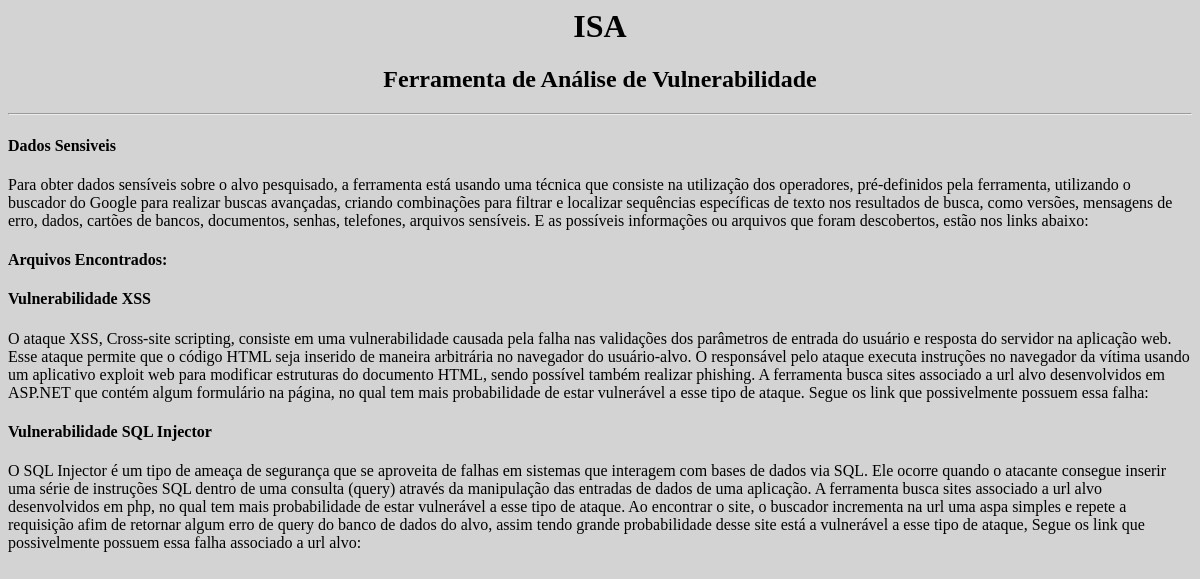
/dados/1/, run on an earlier commit of the app's database.
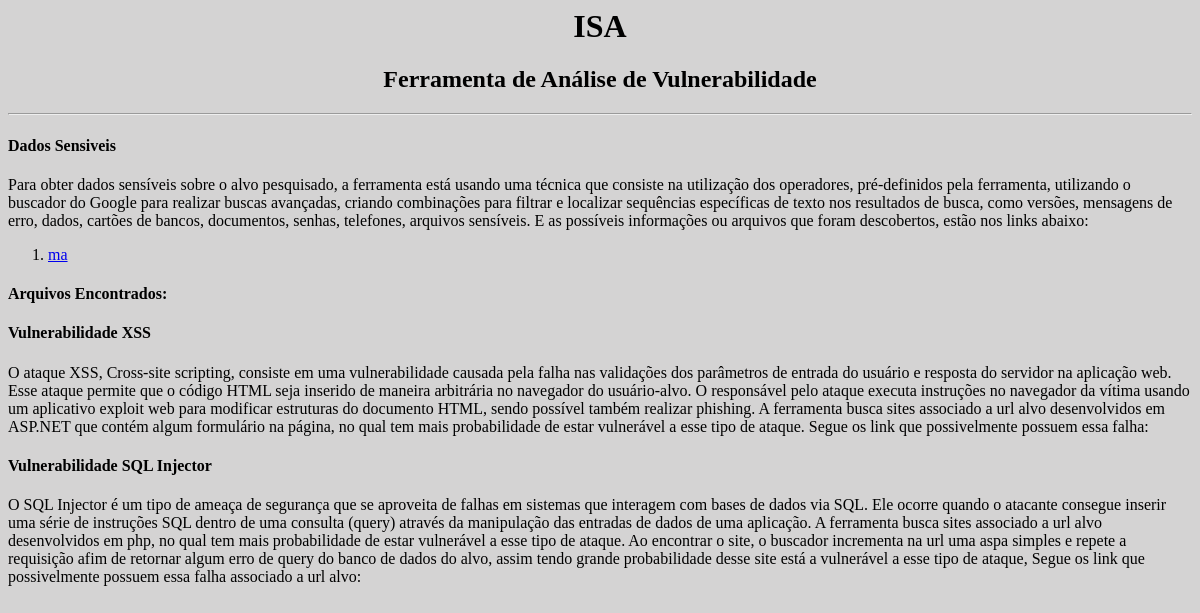
And on a later commit of the database.
### ISecurityA/models.py (models this page shows)
class DadosSensiveis(models.Model):
    TIPO_VULNERABILIDADE = (
        ('1', 'DADOS SENSIVEIS'),
        ('2', 'XSS'),
        ('3', 'SQL INJECTOR'),
        ('4', 'FILES')
        )
    search_date = models.DateField(auto_now=True)
    link = models.CharField(max_length=500)
    tipo_vulnerabilidade = models.CharField(
        'Vulnerabilidade',
        max_length=20,
        choices=TIPO_VULNERABILIDADE)
    url_primary_id = models.ForeignKey(
        Search,
        on_delete=models.CASCADE,
        null=True)
    def __str__(self):
        caminho = self.link.split("/")[2]
        hostname = caminho.split('.')[1]
        return hostname

### ISecurityA/views.py (the view)
# urls.py: path('dados/<int:pk>/', views.dados_sensiveis, name='dados_sensiveis'),
def dados_sensiveis(request, pk):
    dados_sensiveis_list = DadosSensiveis.objects.filter(
        url_primary_id=pk,
        tipo_vulnerabilidade=1
        )
    xss = DadosSensiveis.objects.filter(
        url_primary_id=pk,
        tipo_vulnerabilidade=2)
    sql = DadosSensiveis.objects.filter(
        url_primary_id=pk,
        tipo_vulnerabilidade=3)
    docs = DadosSensiveis.objects.filter(
        url_primary_id=pk,
        tipo_vulnerabilidade=4)
    context = {
        'dados_sensiveis_list': dados_sensiveis_list,
        'xss_list': xss,
        'sql_list': sql,
        'docs_list': docs}
    return render(request, 'dados_sensiveis.html', context)

### ISecurityA/templates/dados_sensiveis.html (shortened to what this page needs)
{% extends "base.html" %}
{% block content %}
<h4>Dados Sensiveis</h4>
<p>Para obter dados sensíveis sobre o alvo pesquisado, a ferramenta está usando uma técnica
que consiste na utilização dos operadores, pré-definidos pela ferramenta, utilizando o buscador do Google para realizar buscas avançadas, criando combinações para filtrar e
localizar sequências específicas de texto nos resultados de busca, como versões, mensagens de erro, dados, cartões de bancos, documentos, senhas, telefones, arquivos sensíveis.
E as possíveis informações ou arquivos que foram descobertos, estão nos links abaixo:</p>
<ol>
{% for dado in dados_sensiveis_list %}
    <li><a href={{ dado.link }}>{{dado}}</a></li>
{% endfor %}
</ol>
<h4>Arquivos Encontrados:</h4>
<h4>Vulnerabilidade XSS</h4>
<p>O ataque XSS, Cross-site scripting, consiste em uma vulnerabilidade causada pela falha nas validações dos parâmetros
de entrada do usuário e resposta do servidor na aplicação web. Esse ataque permite que o código HTML seja inserido de maneira
arbitrária no navegador do usuário-alvo. O responsável pelo ataque executa instruções no navegador da vítima usando um aplicativo exploit web para modificar estruturas do documento HTML,
sendo possível também realizar phishing. A ferramenta busca sites associado a url alvo desenvolvidos em ASP.NET que contém algum formulário na página, no qual tem mais probabilidade de
estar vulnerável a esse tipo de ataque. Segue os link que possivelmente possuem essa falha:</p>
<h4>Vulnerabilidade SQL Injector</h4>
O SQL Injector é um tipo de ameaça de segurança que se aproveita de falhas em sistemas que interagem com bases de dados via SQL. Ele ocorre quando o
atacante consegue inserir uma série de instruções SQL dentro de uma consulta (query) através da manipulação das entradas de dados de uma aplicação.
A ferramenta busca sites associado a url alvo desenvolvidos em php, no qual tem mais probabilidade de estar vulnerável a esse tipo de ataque.
Ao encontrar o site, o buscador incrementa na url uma aspa simples e repete a requisição afim de retornar algum erro de query do banco de dados do alvo,
assim tendo grande probabilidade desse site está a vulnerável a esse tipo de ataque, Segue os link que possivelmente possuem essa falha associado a url alvo:
{% endblock %}

### ISecurityA/templates/base.html (shortened to what this page needs)
{% load static %}
<html>
<head>
    <link rel="stylesheet" href="{% static 'main.css' %}" />
</head>
<body>
    <h1>ISA</h1>
    <h2>Ferramenta de Análise de Vulnerabilidade</h2>
    <hr>
    {% block content %}{% endblock %}
</body>
</html>

### ISecurityA/static/main.css (style rules this page uses)
h1 { text-align: center; }
h2 { text-align: center; }
h4 { text-align: left; }
body { background-color: rgb(212, 211, 211); }

What changed in the data, as far as the page shows it:
added DadosSensiveis: link "ma"
